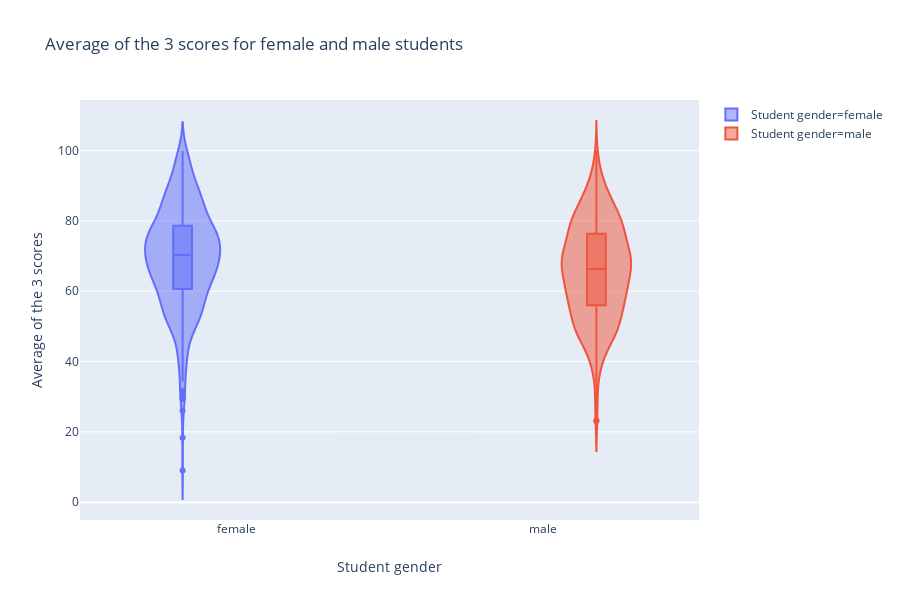

Here is the notebook cell this chart was saved with:
### Code cell
px.violin(df, y="avg_grade", x="gender", color="gender", box=True, labels={'avg_grade': 'Average of the 3 scores', 'gender': 'Student gender'}, title='Average of the 3 scores for female and male students')

### Figure 1 — Plotly figure (JSON) as saved in the notebook; plotly's stock layout.template omitted (floating-point values rounded to 4 significant figures; data arrays with more than 128 entries replaced by an {"elided": "..."} marker saying what was removed)
{"data": [{"alignmentgroup": "True", "box": {"visible": true}, "legendgroup": "Student gender=female", "marker": {"color": "#636efa"}, "name": "Student gender=female", "offsetgroup": "Student gender=female", "orientation": "v", "scalegroup": "True", "showlegend": true, "x": {"elided": "518 str values"}, "xaxis": "x", "y": {"elided": "518 float values"}, "yaxis": "y", "type": "violin", "uid": "1db25ace-c8ac-4195-90c7-bef2dbcd26db"}, {"alignmentgroup": "True", "box": {"visible": true}, "legendgroup": "Student gender=male", "marker": {"color": "#EF553B"}, "name": "Student gender=male", "offsetgroup": "Student gender=male", "orientation": "v", "scalegroup": "True", "showlegend": true, "x": {"elided": "482 str values"}, "xaxis": "x", "y": {"elided": "482 float values"}, "yaxis": "y", "type": "violin", "uid": "b83706a8-2e2f-4cf7-8f66-b702819273bd"}], "layout": {"height": 600, "legend": {"tracegroupgap": 0}, "title": {"text": "Average of the 3 scores for female and male students"}, "violinmode": "group", "grid": {"xaxes": ["x"], "yaxes": ["y"], "xgap": 0.1, "ygap": 0.1, "xside": "bottom", "yside": "left"}, "xaxis": {"title": {"text": "Student gender"}, "categoryorder": "array", "categoryarray": ["female", "male"]}, "yaxis": {"title": {"text": "Average of the 3 scores"}}}}
